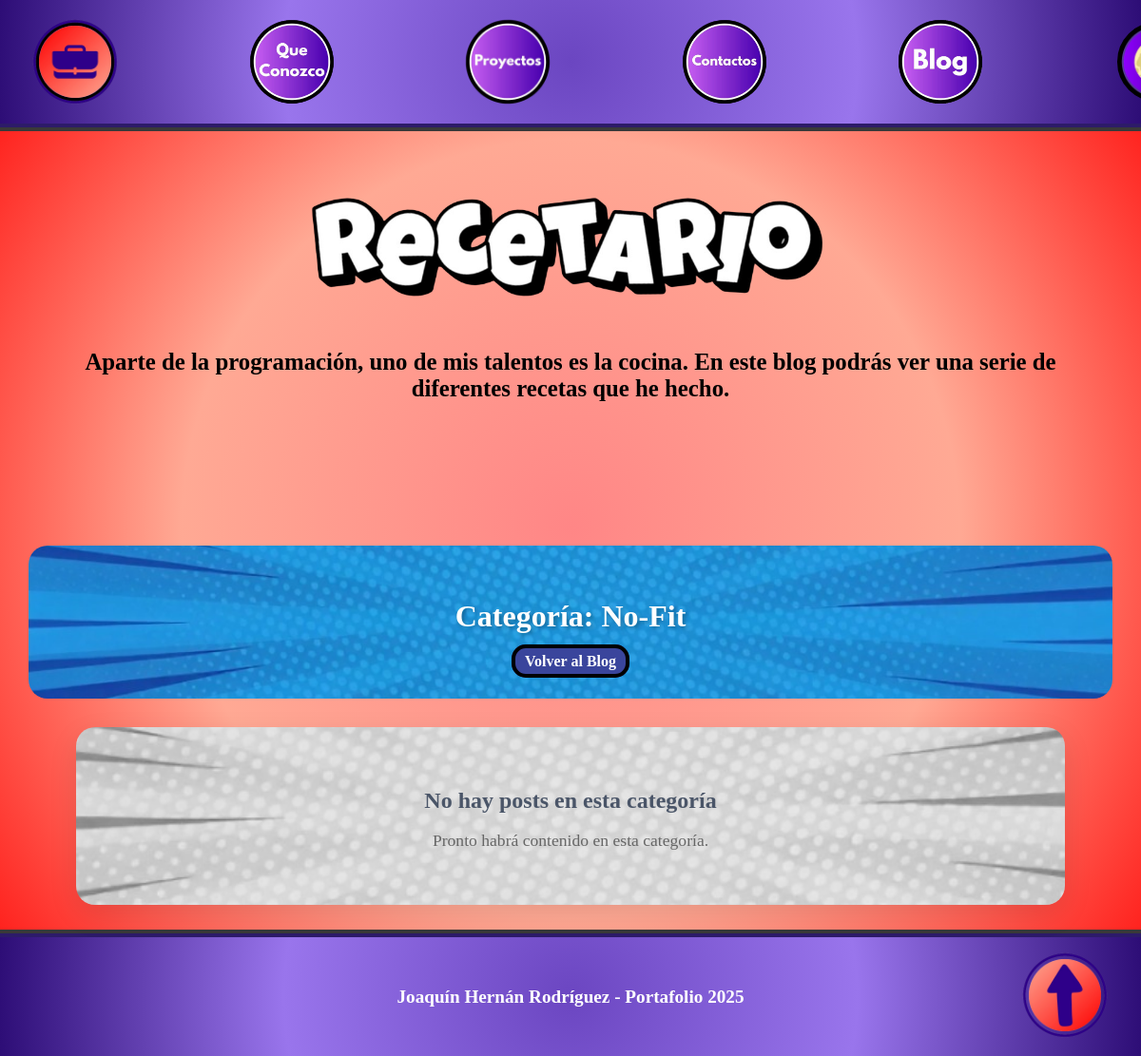
Page /blog/category/No-Fit/ on the earlier database version.
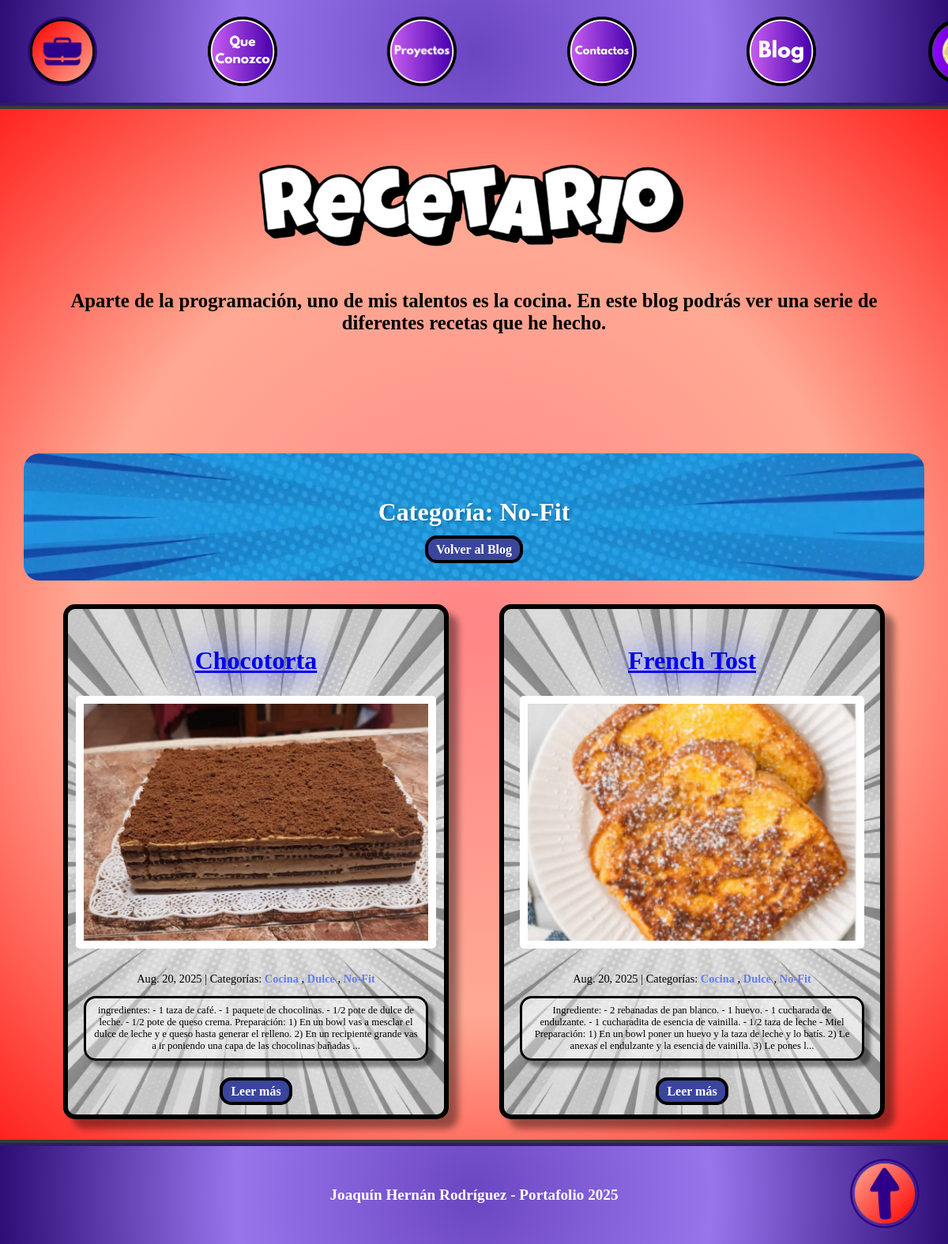
Same page on the later database version.
### blog/models.py (models this page shows, shortened)
class Category(models.Model):
    name = models.CharField(max_length=30)
    class Meta:
        verbose_name_plural = "categories"

class Post(models.Model):
    title = models.CharField(max_length=255)
    body = models.TextField()
    created_on = models.DateTimeField(auto_now_add=True)
    last_modified = models.DateTimeField(auto_now=True)
    categories = models.ManyToManyField("Category", related_name="posts")
    image = models.ImageField(upload_to='blog_images/', blank=True, null=True)

### blog/views.py (the view)
# urls.py: path("category/<category>/", views.blog_category, name="blog_category"),
def blog_category(request, category):
    posts = Post.objects.filter(
        categories__name__contains=category
    ).order_by("-created_on")
    context = {
        "category": category,
        "posts": posts,
    }
    return render(request, "blog/category.html", context)

### templates/blog/category.html (shortened to what this page needs)
{% extends "blog.html" %}
{% load static %}
{% block page_content %}
  <div class="category-header" style="background-image: url('{% static 'Portafolio/assets/Fondos/Fondo Azul.png' %}'); background-size: cover; background-position: center;">
    <h2 class="category-title">Categoría: {{ category }}</h2>
    <a href="{% url 'blog:blog_index' %}" class="volver">Volver al Blog</a>
  </div>
  <div class="Posteos">
    {% for post in posts %}
      <article class="Tarjeta" style="background-image: url('{% static 'Portafolio/assets/Fondos/Fondo Blanco.png' %}'); background-size: cover; background-position: center;">
        <div class="Contenido">
          <h2 class="titulo-posteo">
            <a href="{% url 'blog:blog_detail' post.pk %}">{{ post.title }}</a>
          </h2>
          {% if post.image %}
            <div class="post-image">
              <img src="{{ post.image.url }}" alt="{{ post.title }}" class="post-thumbnail">
            </div>
          {% endif %}
          <div class="info">
            <span class="post-date">{{ post.created_on.date }}</span>
            <span class="separator">|</span>
            <span class="post-categories">Categorías:
              {% for category in post.categories.all %}
                <a href="{% url 'blog:blog_category' category.name %}" class="categoria">
                  {{ category.name }}
                </a>{% if not forloop.last %}, {% endif %}
              {% endfor %}
            </span>
          </div>
          <div class="informacion-previa">
            <p>{{ post.body | slice:":300" }}{% if post.body|length > 300 %}...{% endif %}</p>
          </div>
          <a href="{% url 'blog:blog_detail' post.pk %}" class="leer-mas">Leer más</a>
        </div>
      </article>
    {% empty %}
      <div class="no-posts" style="background-image: url('{% static 'Portafolio/assets/Fondos/Fondo Blanco.png' %}'); background-size: cover; background-position: center;">
        <h3>No hay posts en esta categoría</h3>
        <p>Pronto habrá contenido en esta categoría.</p>
      </div>
    {% endfor %}
  </div>
{% endblock page_content %}

Differences in the rows shown:
added Category: name "No-Fit"
added Post: title "Chocotorta", image (picture), created_on "Aug. 20, 2025", body "ingredientes: - 1 taza de café. - 1 paquete de chocolinas. - 1/2 pote de dulce de leche. - 1/2 pote de queso crema. Preparación: 1) En un bowl vas a mesclar el dulce de leche y e queso hasta generar el relleno. 2) En un recipiente grande vas a ir poniendo una capa de las chocolinas bañadas"
now on this page (row unchanged): Category: name "Cocina"
now on this page (row unchanged): Category: name "Dulce"
added Post: title "French Tost", image (picture), created_on "Aug. 20, 2025", body "Ingrediente: - 2 rebanadas de pan blanco. - 1 huevo. - 1 cucharada de endulzante. - 1 cucharadita de esencia de vainilla. - 1/2 taza de leche - Miel Preparación: 1) En un bowl poner un huevo y la taza de leche y lo batís. 2) Le anexas el endulzante y la esencia de vainilla. 3) Le pones l"
Other differences:
{{ category }}: "No-Fit" → (not shown)
text no longer shown: "No hay posts en esta categoría Pronto habrá contenido en esta categoría."
